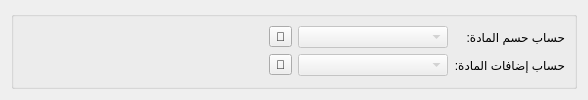
        <widget class="QWidget" name="tab_5">
         <attribute name="title">
          <string>الحسابات الافتراضية</string>
         </attribute>
         <layout class="QGridLayout" name="gridLayout_12">
          <item row="0" column="0">
           <widget class="QGroupBox" name="groupBox_8">
            <property name="layoutDirection">
             <enum>Qt::LeftToRight</enum>
            </property>
            <property name="title">
             <string/>
            </property>
            <layout class="QGridLayout" name="gridLayout_15">
             <item row="0" column="2">
              <widget class="QComboBox" name="material_discount_account_combobox">
               <property name="enabled">
                <bool>false</bool>
               </property>
               <property name="minimumSize">
                <size>
                 <width>150</width>
                 <height>0</height>
                </size>
               </property>
              </widget>
             </item>
             <item row="1" column="3">
              <widget class="QLabel" name="label_49">
               <property name="text">
                <string>حساب إضافات المادة:</string>
               </property>
              </widget>
             </item>
             <item row="0" column="1">
              <widget class="QToolButton" name="select_material_discount_account_btn">
               <property name="text">
                <string>🔎</string>
               </property>
              </widget>
             </item>
             <item row="1" column="0">
              <spacer name="horizontalSpacer_9">
               <property name="orientation">
                <enum>Qt::Horizontal</enum>
               </property>
               <property name="sizeHint" stdset="0">
                <size>
                 <width>246</width>
                 <height>20</height>
                </size>
               </property>
              </spacer>
             </item>
             <item row="0" column="0">
              <spacer name="horizontalSpacer_7">
               <property name="orientation">
                <enum>Qt::Horizontal</enum>
               </property>
               <property name="sizeHint" stdset="0">
                <size>
                 <width>246</width>
                 <height>20</height>
                </size>
               </property>
              </spacer>
             </item>
             <item row="1" column="1">
              <widget class="QToolButton" name="select_material_addition_account_btn">
               <property name="text">
                <string>🔎</string>
               </property>
              </widget>
             </item>
             <item row="1" column="2">
              <widget class="QComboBox" name="material_addition_account_combobox">
               <property name="enabled">
                <bool>false</bool>
               </property>
              </widget>
             </item>
             <item row="0" column="3">
              <widget class="QLabel" name="label_46">
               <property name="text">
                <string>حساب حسم المادة:</string>
               </property>
              </widget>
             </item>
            </layout>
           </widget>
          </item>
         </layout>
        </widget>
